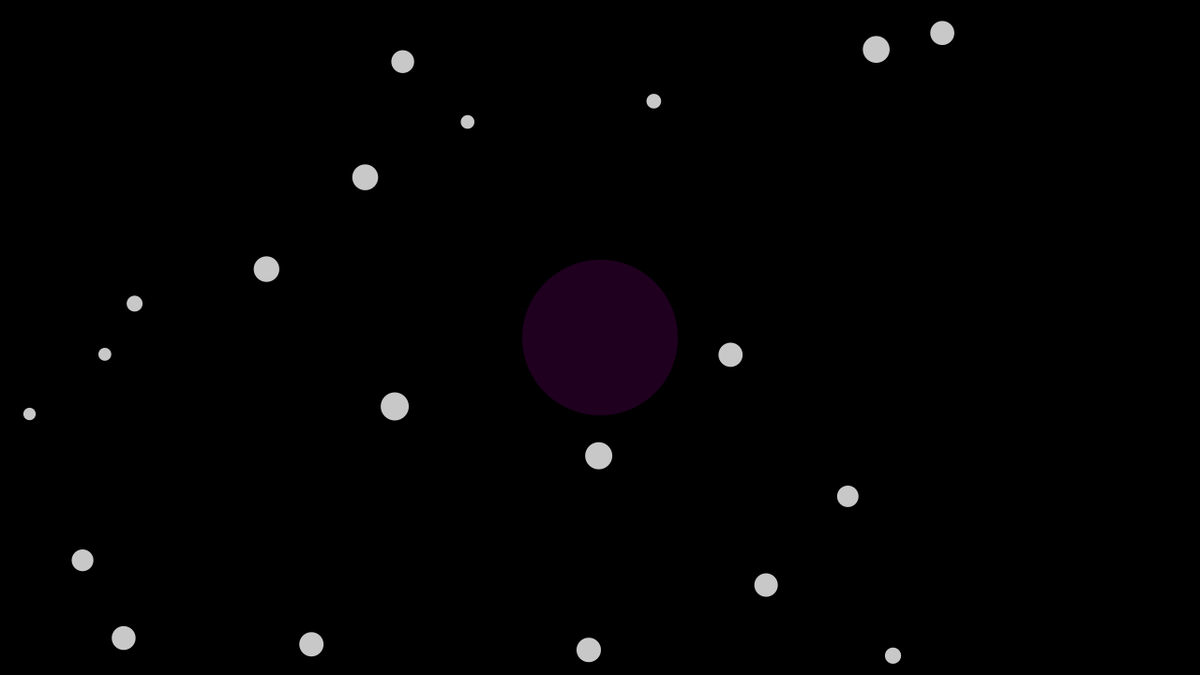
Frame 1 (no input)
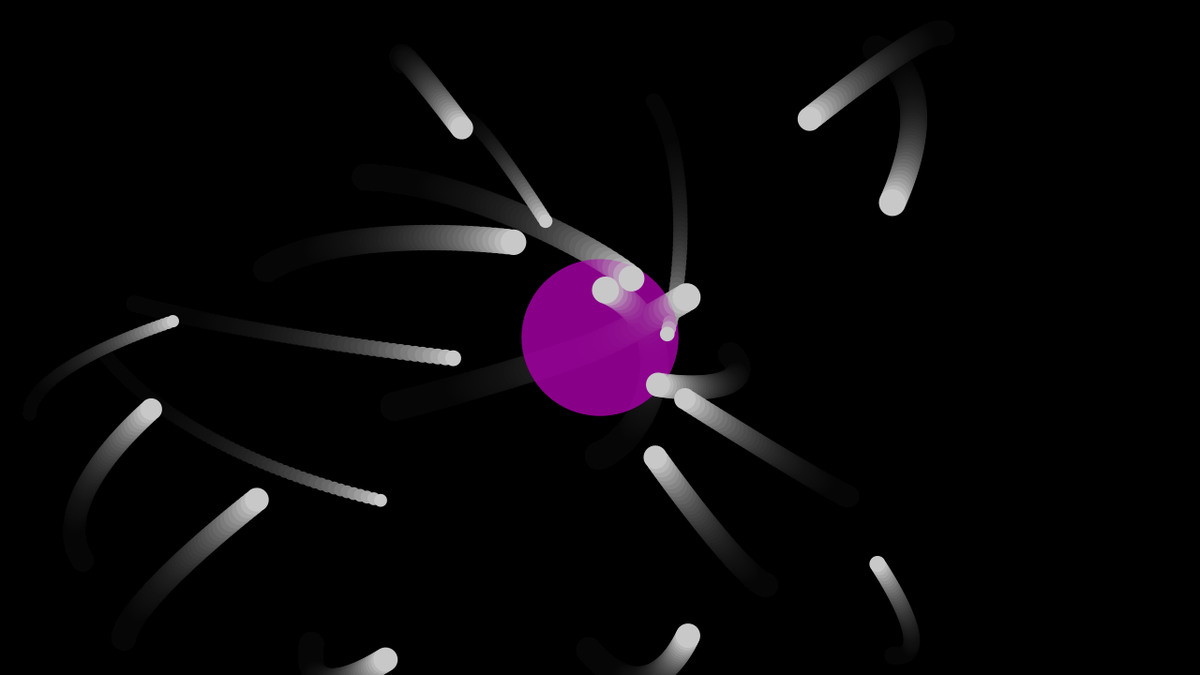
Frame 60 (the mouse pressed at the canvas centre just before this capture)
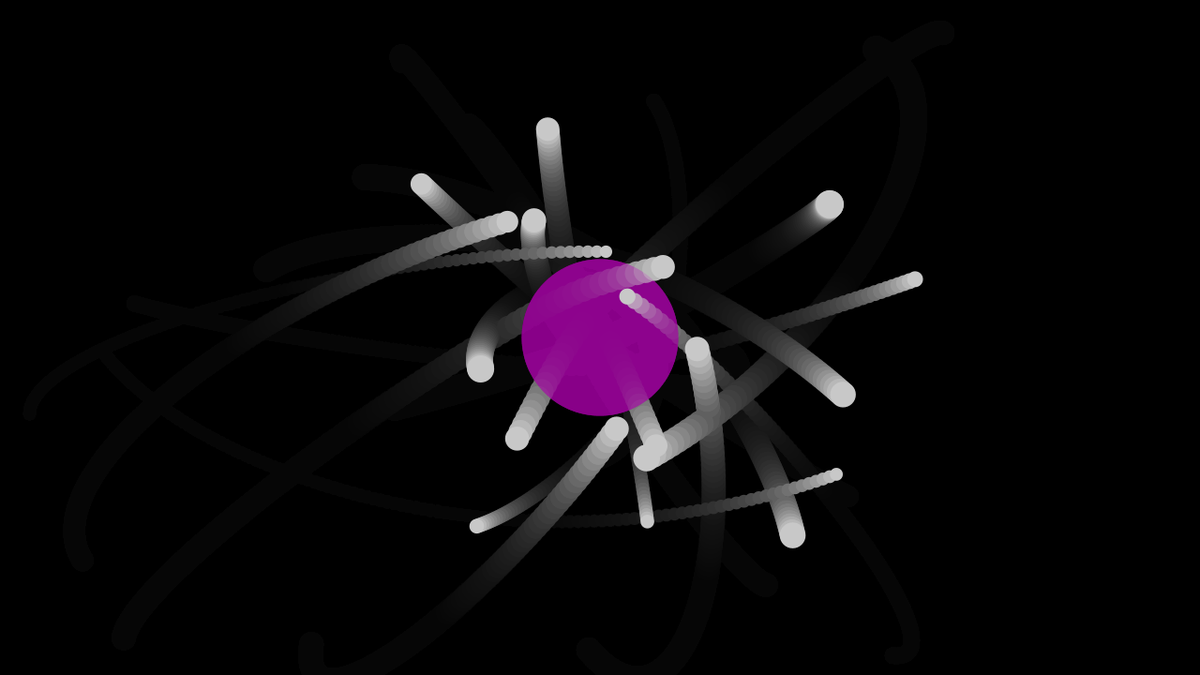
Frame 120 (the mouse held since frame 60 and released just before this capture)

The Processing sketch that drew these frames (run headless with seeded random() and noise(); from frame 60 on, the mouse is pressed at the canvas centre):

// Processing sketch: moving_balls_attractor
// ── moving_balls_attractor.pde
int N_AGENTS=20;
AgentMover[] movers;
int MASS_TO_PIXEL=10;
float mass_attractor;
PVector pos_attractor;
float radius_attractor;
float area;
void setup(){
  movers=new AgentMover[N_AGENTS];
  for(int i=0; i<N_AGENTS; i++){
     movers[i]=new AgentMover(random(5,30));
  }
  mass_attractor=random(800, 1200);
  pos_attractor = new PVector(width/2., height/2.);  
  radius_attractor = sqrt(mass_attractor/PI)*MASS_TO_PIXEL;
  
  size(1280, 720);
  background(0);  
}

PVector computeGravityForce(AgentMover mover){
  PVector attr_force=pos_attractor.copy();
  attr_force.sub(mover.position);
  float dist=attr_force.mag();
  dist=constrain(dist, dist_min,dist_max);
  attr_force.normalize(); // normalize gives the direction
  attr_force.mult(mover.mass*mass_attractor/(dist*dist));
  return attr_force;
}
    
void draw(){
  rectMode(CORNER);
  fill(0,20);
  rect(0,0,width, height);
  fill(200, 0, 200, 40);
  ellipse(pos_attractor.x, pos_attractor.y, 
          radius_attractor, radius_attractor);
  PVector force;
  for(int i=0; i<N_AGENTS; i++){
    force = computeGravityForce(movers[i]);
    movers[i].applyForce(force);
    movers[i].update();
    movers[i].draw();
    /* your code*/
  }
}

// ── AgentMover.pde

float alpha=0.1;  
float dist_min=50;
float dist_max=100;
float vel_max=600;


class AgentMover{
  PVector position, velocity, acceleration;
  float mass, radius;
  float vibrato=0;
  float cutoff=0.5;
  AgentMover(float mass){
    this.position = new PVector(random(0, width), random(0, height));
    this.velocity = new PVector(random(-2, 2), random(-2, 2));
    this.acceleration = new PVector(random(2), random(2));
    this.mass=mass;
    this.radius=sqrt(this.mass/PI)*MASS_TO_PIXEL;    
  }
  void update(){    
    this.velocity.add(this.acceleration);
    this.position.add(this.velocity);
    this.acceleration.mult(0);
  }
  void computeEffect(float dist){
    float vibrato= constrain(this.position.x/width -0.5, -0.5, 0.5);
    this.vibrato=alpha* vibrato + (1-alpha)*this.vibrato;
    float cutoff=map(dist, dist_min, dist_max, 0, 1.);
    this.cutoff= alpha* cutoff +(1-alpha)*this.cutoff;
  }
  void applyForce(PVector force){    
    PVector f = force.copy();
    f.div(this.mass);
    this.acceleration.add(f);
    
  }
  void draw(){
    fill(200);
    noStroke();
    ellipse(this.position.x, this.position.y, this.radius, this.radius);    
  }
}
